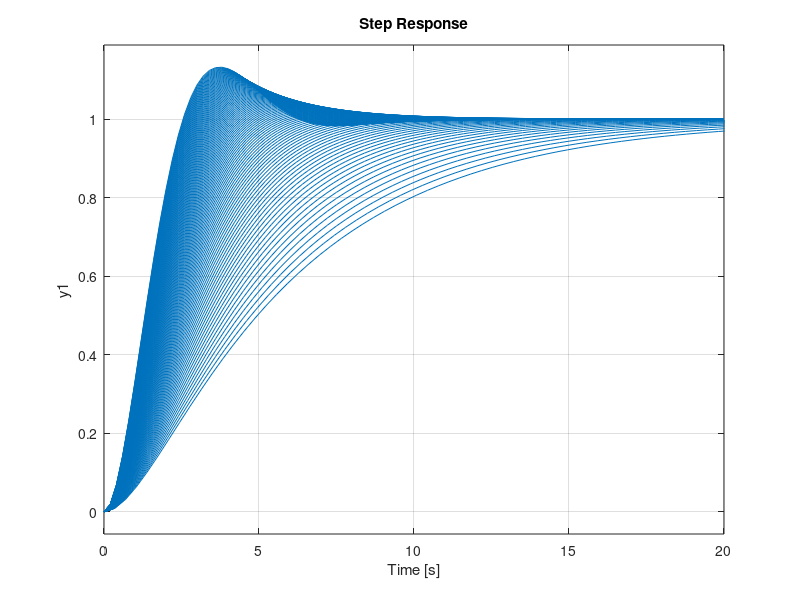

This chart was generated by the following MATLAB code:
clear
clc
close all

m = 12;
k = 2;
c = 3;
kd = 10;
figure()
for kp = 0:0.1:10
   G = tf([(k+kp)/m],[1 (c+kd)/m (k+kp)/m])
   s1 = (-(c+kd)/m + sqrt((c+kd)^2/m^2 - 4*(k+kp)/m))/2;
   s2 = (-(c+kd)/m - sqrt((c+kd)^2/m^2 - 4*(k+kp)/m))/2;
   disp(s1)
   disp(s2)
   %plot(real(s1),imag(s1),'bx','MarkerSize',15)
   %hold on
   %plot(real(s2),imag(s2),'bx','MarkerSize',15)
   step(G)
   hold on
   pause
end
